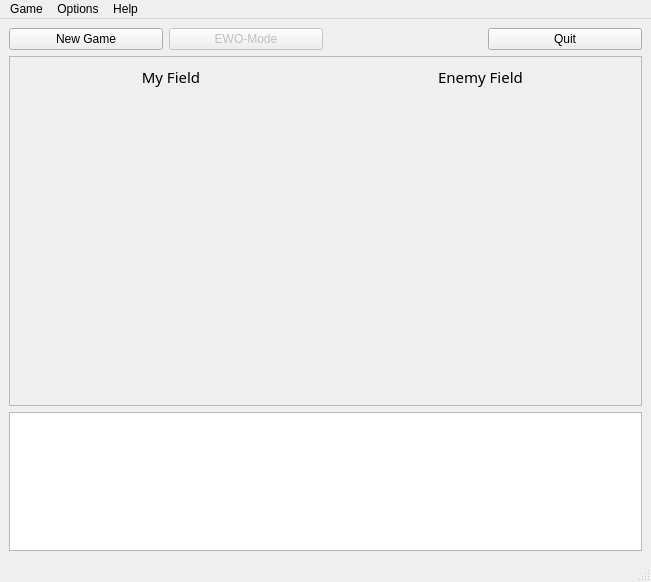
<ui version="4.0" >
 <author></author>
 <comment></comment>
 <exportmacro></exportmacro>
 <class>Battleship</class>
 <widget class="QMainWindow" name="Battleship" >
  <property name="geometry" >
   <rect>
    <x>0</x>
    <y>0</y>
    <width>651</width>
    <height>582</height>
   </rect>
  </property>
  <property name="sizePolicy" >
   <sizepolicy>
    <hsizetype>3</hsizetype>
    <vsizetype>3</vsizetype>
    <horstretch>0</horstretch>
    <verstretch>0</verstretch>
   </sizepolicy>
  </property>
  <property name="windowTitle" >
   <string>Battleship</string>
  </property>
  <property name="windowIcon" >
   <iconset>pictures/hi48-app-battleship.png</iconset>
  </property>
  <widget class="QWidget" name="centralwidget" >
   <layout class="QVBoxLayout" >
    <property name="margin" >
     <number>9</number>
    </property>
    <property name="spacing" >
     <number>6</number>
    </property>
    <item>
     <widget class="QWidget" name="widget" >
      <layout class="QGridLayout" >
       <property name="margin" >
        <number>0</number>
       </property>
       <property name="spacing" >
        <number>6</number>
       </property>
       <item row="0" column="3" >
        <widget class="QPushButton" name="pushButtonQuit" >
         <property name="text" >
          <string>Quit</string>
         </property>
        </widget>
       </item>
       <item row="0" column="0" >
        <widget class="QPushButton" name="pushButtonStartGame" >
         <property name="text" >
          <string>New Game</string>
         </property>
        </widget>
       </item>
       <item row="0" column="2" >
        <spacer>
         <property name="orientation" >
          <enum>Qt::Horizontal</enum>
         </property>
         <property name="sizeHint" >
          <size>
           <width>40</width>
           <height>20</height>
          </size>
         </property>
        </spacer>
       </item>
       <item row="0" column="1" >
        <widget class="QPushButton" name="pushButtonEwo" >
         <property name="enabled" >
          <bool>false</bool>
         </property>
         <property name="cursor" >
          <cursor>0</cursor>
         </property>
         <property name="text" >
          <string>EWO-Mode</string>
         </property>
         <property name="shortcut" >
          <string/>
         </property>
         <property name="checkable" >
          <bool>true</bool>
         </property>
        </widget>
       </item>
       <item row="2" column="0" colspan="4" >
        <widget class="QTextEdit" name="console" >
         <property name="sizePolicy" >
          <sizepolicy>
           <hsizetype>7</hsizetype>
           <vsizetype>5</vsizetype>
           <horstretch>0</horstretch>
           <verstretch>0</verstretch>
          </sizepolicy>
         </property>
         <property name="maximumSize" >
          <size>
           <width>16777215</width>
           <height>150</height>
          </size>
         </property>
         <property name="autoFormatting" >
          <set>QTextEdit::AutoBulletList</set>
         </property>
         <property name="readOnly" >
          <bool>true</bool>
         </property>
        </widget>
       </item>
       <item row="1" column="0" colspan="4" >
        <widget class="QFrame" name="frame" >
         <property name="sizePolicy" >
          <sizepolicy>
           <hsizetype>3</hsizetype>
           <vsizetype>3</vsizetype>
           <horstretch>1</horstretch>
           <verstretch>1</verstretch>
          </sizepolicy>
         </property>
         <property name="minimumSize" >
          <size>
           <width>631</width>
           <height>350</height>
          </size>
         </property>
         <property name="frameShape" >
          <enum>QFrame::StyledPanel</enum>
         </property>
         <property name="frameShadow" >
          <enum>QFrame::Raised</enum>
         </property>
         <layout class="QGridLayout" >
          <property name="margin" >
           <number>9</number>
          </property>
          <property name="spacing" >
           <number>6</number>
          </property>
          <item row="1" column="1" >
           <widget class="QWidget" name="gridLayoutEnemy" >
            <property name="sizePolicy" >
             <sizepolicy>
              <hsizetype>5</hsizetype>
              <vsizetype>5</vsizetype>
              <horstretch>1</horstretch>
              <verstretch>1</verstretch>
             </sizepolicy>
            </property>
            <property name="minimumSize" >
             <size>
              <width>200</width>
              <height>200</height>
             </size>
            </property>
            <layout class="QGridLayout" >
             <property name="margin" >
              <number>0</number>
             </property>
             <property name="spacing" >
              <number>0</number>
             </property>
            </layout>
           </widget>
          </item>
          <item row="1" column="0" >
           <widget class="QWidget" name="gridLayoutHuman" >
            <property name="sizePolicy" >
             <sizepolicy>
              <hsizetype>5</hsizetype>
              <vsizetype>5</vsizetype>
              <horstretch>1</horstretch>
              <verstretch>1</verstretch>
             </sizepolicy>
            </property>
            <property name="minimumSize" >
             <size>
              <width>200</width>
              <height>200</height>
             </size>
            </property>
            <layout class="QGridLayout" >
             <property name="margin" >
              <number>0</number>
             </property>
             <property name="spacing" >
              <number>0</number>
             </property>
            </layout>
           </widget>
          </item>
          <item row="0" column="0" >
           <widget class="QLabel" name="label" >
            <property name="font" >
             <font>
              <family>Sans Serif</family>
              <pointsize>11</pointsize>
              <weight>50</weight>
              <italic>false</italic>
              <bold>false</bold>
              <underline>false</underline>
              <strikeout>false</strikeout>
             </font>
            </property>
            <property name="text" >
             <string>My Field</string>
            </property>
            <property name="alignment" >
             <set>Qt::AlignCenter</set>
            </property>
           </widget>
          </item>
          <item row="0" column="1" >
           <widget class="QLabel" name="label_2" >
            <property name="font" >
             <font>
              <family>Sans Serif</family>
              <pointsize>11</pointsize>
              <weight>50</weight>
              <italic>false</italic>
              <bold>false</bold>
              <underline>false</underline>
              <strikeout>false</strikeout>
             </font>
            </property>
            <property name="text" >
             <string>Enemy Field</string>
            </property>
            <property name="alignment" >
             <set>Qt::AlignCenter</set>
            </property>
           </widget>
          </item>
         </layout>
        </widget>
       </item>
      </layout>
     </widget>
    </item>
   </layout>
  </widget>
  <widget class="QMenuBar" name="menubar" >
   <property name="geometry" >
    <rect>
     <x>0</x>
     <y>0</y>
     <width>651</width>
     <height>29</height>
    </rect>
   </property>
   <widget class="QMenu" name="menuHelp" >
    <property name="title" >
     <string>Help</string>
    </property>
    <addaction name="actionManual" />
    <addaction name="actionAbout" />
    <addaction name="actionLicense" />
   </widget>
   <widget class="QMenu" name="menuOptions" >
    <property name="title" >
     <string>Options</string>
    </property>
    <addaction name="actionSound_on" />
   </widget>
   <widget class="QMenu" name="menuGame" >
    <property name="title" >
     <string>Game</string>
    </property>
    <widget class="QMenu" name="menuJoin_network_game" >
     <property name="title" >
      <string>Join network game</string>
     </property>
    </widget>
    <addaction name="separator" />
    <addaction name="actionStart_local_game" />
    <addaction name="actionJoin_network_game" />
    <addaction name="actionHost_network_game" />
    <addaction name="separator" />
    <addaction name="actionQuit" />
   </widget>
   <addaction name="menuGame" />
   <addaction name="menuOptions" />
   <addaction name="menuHelp" />
  </widget>
  <widget class="QStatusBar" name="statusbar" >
   <property name="geometry" >
    <rect>
     <x>0</x>
     <y>560</y>
     <width>651</width>
     <height>22</height>
    </rect>
   </property>
  </widget>
  <action name="actionHost_network_game" >
   <property name="enabled" >
    <bool>false</bool>
   </property>
   <property name="text" >
    <string>Host network game</string>
   </property>
  </action>
  <action name="actionQuit" >
   <property name="text" >
    <string>Quit</string>
   </property>
  </action>
  <action name="actionLicense" >
   <property name="text" >
    <string>License</string>
   </property>
  </action>
  <action name="actionJoin_network_game" >
   <property name="enabled" >
    <bool>false</bool>
   </property>
   <property name="text" >
    <string>Join network game</string>
   </property>
  </action>
  <action name="actionStart_local_game" >
   <property name="text" >
    <string>Single Player</string>
   </property>
   <property name="shortcut" >
    <string/>
   </property>
  </action>
  <action name="actionAbout" >
   <property name="text" >
    <string>About</string>
   </property>
  </action>
  <action name="actionManual" >
   <property name="text" >
    <string>Manual</string>
   </property>
  </action>
  <action name="actionSound_on" >
   <property name="checkable" >
    <bool>true</bool>
   </property>
   <property name="checked" >
    <bool>true</bool>
   </property>
   <property name="text" >
    <string>Sound on</string>
   </property>
  </action>
 </widget>
 <pixmapfunction></pixmapfunction>
 <resources/>
 <connections>
  <connection>
   <sender>actionQuit</sender>
   <signal>triggered()</signal>
   <receiver>Battleship</receiver>
   <slot>close()</slot>
   <hints>
    <hint type="sourcelabel" >
     <x>-1</x>
     <y>-1</y>
    </hint>
    <hint type="destinationlabel" >
     <x>356</x>
     <y>288</y>
    </hint>
   </hints>
  </connection>
  <connection>
   <sender>pushButtonQuit</sender>
   <signal>clicked()</signal>
   <receiver>Battleship</receiver>
   <slot>close()</slot>
   <hints>
    <hint type="sourcelabel" >
     <x>763</x>
     <y>60</y>
    </hint>
    <hint type="destinationlabel" >
     <x>796</x>
     <y>30</y>
    </hint>
   </hints>
  </connection>
  <connection>
   <sender>actionStart_local_game</sender>
   <signal>triggered()</signal>
   <receiver>pushButtonStartGame</receiver>
   <slot>click()</slot>
   <hints>
    <hint type="sourcelabel" >
     <x>-1</x>
     <y>-1</y>
    </hint>
    <hint type="destinationlabel" >
     <x>126</x>
     <y>60</y>
    </hint>
   </hints>
  </connection>
 </connections>
</ui>
